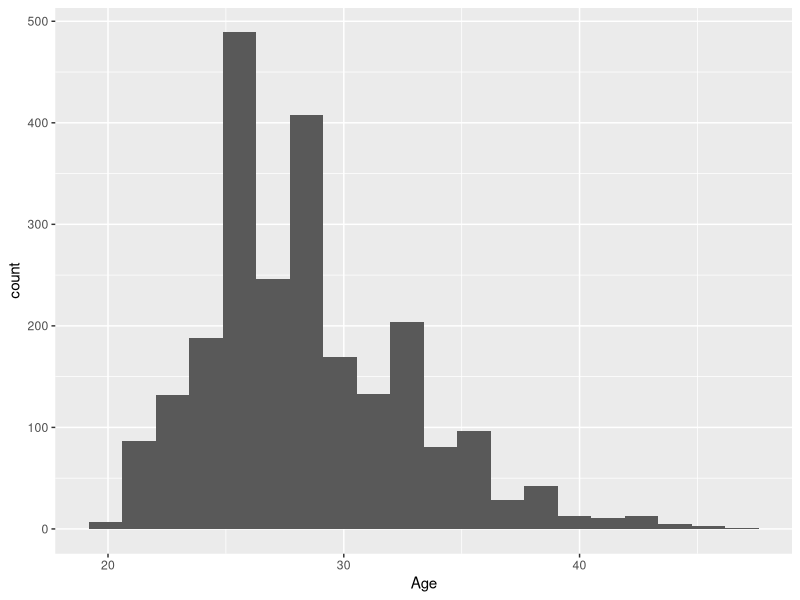
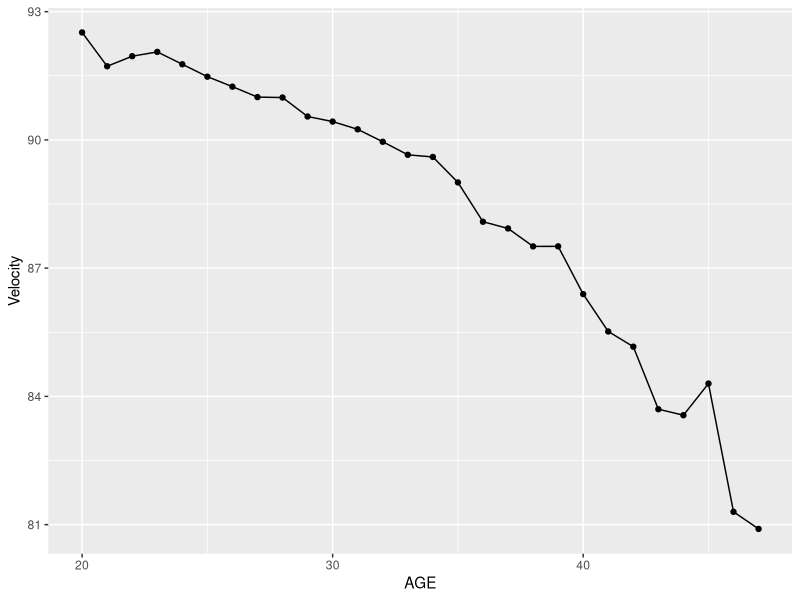
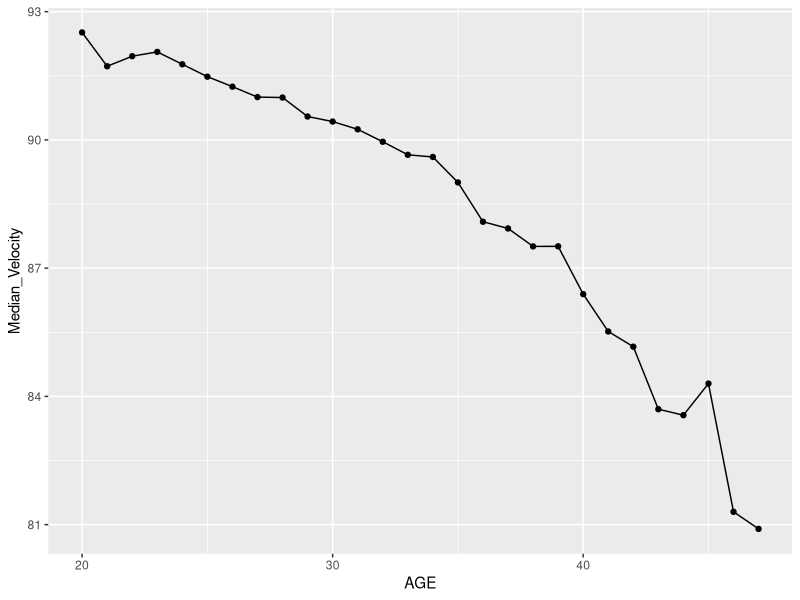

The R script that drew these images, in order:
setwd("/Users/christianrogers/Desktop/capstone/data")
pitchers <- read.csv("fangraphs.csv")
install.packages("tidyverse")
library(tidyverse)
library(ggplot2)

# AGES of PITCHERS
age_hist <- ggplot(pitchers, aes(Age)) + geom_histogram(bins=20)
age_hist

# Looking at average fastball velocity by age
avg_fbv <- function(age){
  df <- pitchers %>%
    filter(Age == age)
  fb <- df$FBv
  mean(fb)
}

ages <- seq(20,47,1)
vel <- sapply(ages, avg_fbv)
vel
df2 <- data.frame("AGE" = ages, "Velocity" = vel)
df2
ggplot(df2, aes(x = AGE, y=Velocity)) + geom_point() + geom_line()

#Median fastball velocity by age
med_fbv <- function(age){
  df <- pitchers %>%
    filter(Age == age)
  fb <- df$FBv
  median(fb)
}
medvel <- sapply(ages, med_fbv)
medvel
df3 <- data.frame("AGE" = ages, "Median_Velocity" = vel)
ggplot(df3, aes(x = AGE, y=Median_Velocity)) + geom_point() + geom_line()

tw1819 <- pitchers %>% 
  filter(Season == 2019 | Season == 2018)
ids <- tw1819$playerid
